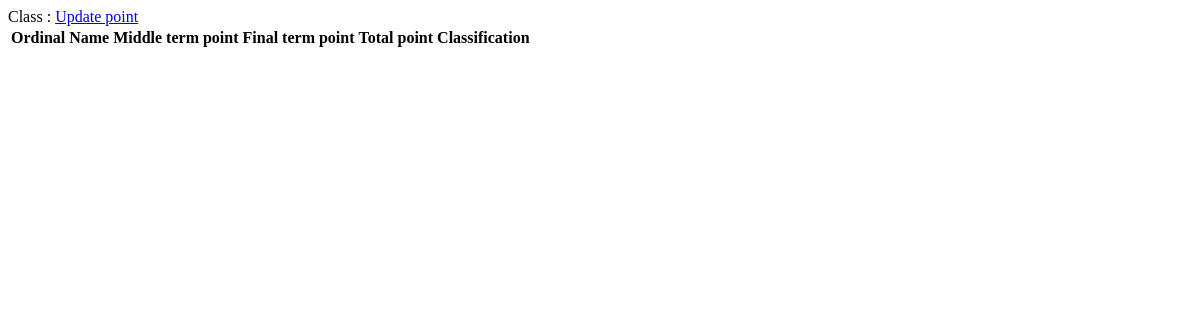
/lecturer/class_management/4/, run on an earlier commit of the app's database.
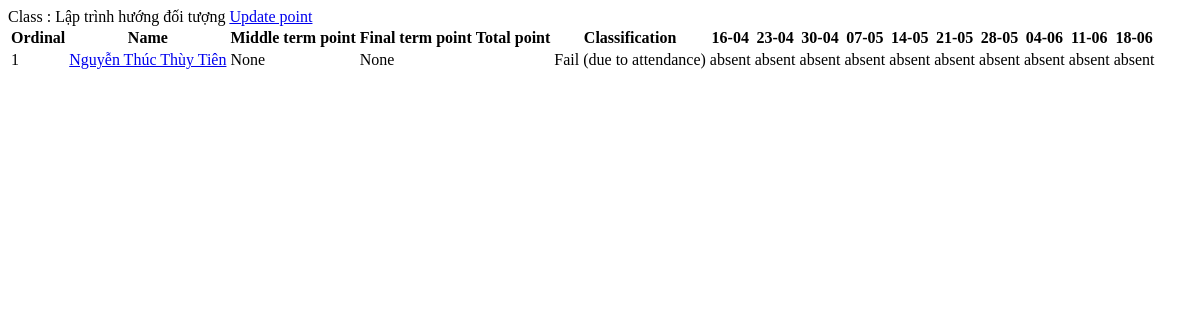
And on a later commit of the database.
### main_site/models.py (models this page shows, shortened)
class Class(models.Model):
    term = models.ForeignKey(Term, on_delete=models.SET_NULL, null=True)
    lecturer = models.ForeignKey(Lecturer, on_delete=models.SET_NULL, null=True)
    subject = models.ForeignKey(Subject, on_delete=models.SET_NULL, null=True)
    start_day = models.DateField()
    start_time = models.TimeField(null=True)
    end_time = models.TimeField(null=True)
    sessions_number = models.IntegerField()

class Subject(models.Model):
    dean = models.ForeignKey(Lecturer, on_delete=models.SET_NULL, null=True)
    name = models.CharField(max_length=100, unique=True)
    credits = models.IntegerField()

class Attendance_Date(models.Model):
    class_obj = models.ForeignKey(Class, on_delete=models.SET_NULL, null=True)
    date = models.DateField()
    session_order = models.IntegerField()
    start_time = models.TimeField(null=True)
    end_time = models.TimeField(null=True)

class Class_Student(models.Model):
    class_obj = models.ForeignKey(Class, on_delete=models.SET_NULL, null=True)
    student = models.ForeignKey(Student, on_delete=models.SET_NULL, null=True)
    middle_term_point = models.IntegerField(blank=True, null=True)
    final_term_point = models.IntegerField(blank=True, null=True)
    def get_total_point(self):
        if self.middle_term_point and self.final_term_point:
            return (self.middle_term_point + self.final_term_point) / 2
        return None
    def get_classification(self):
        absent_count = 0
        attendance = Attendance.objects.filter(class_student=self)
        for att in attendance:
            att_date = Attendance_Date.objects.filter(class_obj=self.class_obj, session_order=att.session_order).first()
            if att_date.date <= timezone.now().date() and att.status == 'absent':
                absent_count += 1
        if absent_count / self.class_obj.sessions_number >= 0.2:
            return "Fail (due to attendance)"

class Student(models.Model):
    gender_choices = [
        ('male','male'),
        ('female','female'),
        ('other','other')
    ]
    username = models.CharField(max_length=100, unique=True)
    password = models.CharField(max_length=100)
    name = models.CharField(max_length=100)
    birth_day = models.DateField()
    email = models.EmailField(unique=True)
    phone_number = models.CharField(max_length=15, unique=True)
    gender = models.CharField(max_length=10, default='other')
    start_at = models.DateField()
    credits = models.IntegerField()
    graduate_at = models.DateField(null=True)

class Attendance(models.Model):
    status_choices = [
        ('present','present'),
        ('absent','absent'),
        ('late','late')
    ]
    class_student = models.ForeignKey(Class_Student, on_delete=models.SET_NULL, null=True)
    session_order = models.IntegerField()
    status = models.CharField(max_length=10, default='absent')

### main_site/views.py (the view)
# urls.py: path('lecturer/class_management/<int:class_id>/', views.get_class_management_lecturer, name='get_class_management_lecturer'),
def get_class_management_lecturer(request, class_id):
    context = {}
    class_obj = Class.objects.filter(id=class_id).first()
    context['class_obj'] = class_obj
    class_student_list = Class_Student.objects.filter(class_obj=class_obj)
    attendance_date_list = Attendance_Date.objects.filter(class_obj=class_obj)
    context['attendance_date_list'] = attendance_date_list
    class_student_data = []
    for class_student in class_student_list:
        attendance_default = Attendance.objects.filter(class_student=class_student)
        attendance = []
        for att in attendance_default:
            att_date = Attendance_Date.objects.filter(class_obj=class_obj, session_order=att.session_order).first()
            if att_date.date <= timezone.now().date():
                attendance.append(att.status)
            else:
                attendance.append(None)
        class_student_data.append(
            {
                'class_student': class_student,
                'attendance': attendance,
            }
        )
    context['class_student_data'] = class_student_data
    return render(request, 'lecturer/class_management.html', context)

### main_site/templates/lecturer/class_management.html (shortened to what this page needs)
{% extends "base/base.html" %}
{% block content %}
Class : {{ class_obj.subject.name }}
<a href="{% url "get_update_point" class_obj.id %}">Update point</a>
<table >
    <tr >
        <th >Ordinal</th>
        <th >Name</th>
        <th >Middle term point</th>
        <th >Final term point</th>
        <th >Total point</th>
        <th >Classification</th>
        {% for attendance_date in attendance_date_list %}
        <th >{{ attendance_date.date | date:"d-m" }}</th>
        {% endfor %}
    </tr>
    {% for class_student in class_student_data %}
    <tr >
        <td >{{ forloop.counter }}</td>
        <td >
            <a href="{% url "get_information_student" class_student.class_student.student.id %}">{{ class_student.class_student.student.name }}</a>
        </td>
        <td >{{ class_student.class_student.middle_term_point }}</td>
        <td >{{ class_student.class_student.final_term_point }}</td>
        <td >
        </td>
        <td >
            {% if class_student.class_student.get_classification %}
                {{ class_student.class_student.get_classification}}
            {% endif %}
        </td>
        {% for attendance in class_student.attendance %}
        <td >
            {% if attendance %}
            {{ attendance}}
            {% endif %}
        </td>
        {% endfor %}
    </tr>
    {% endfor %}
</table>
{% endblock content %}

What changed in the data, as far as the page shows it:
added Class: subject.name "Lập trình hướng đối tượng"
added Attendance_Date: date "16-04"
added Attendance_Date: date "23-04"
added Attendance_Date: date "30-04"
added Attendance_Date: date "07-05"
added Attendance_Date: date "14-05"
added Attendance_Date: date "21-05"
added Attendance_Date: date "28-05"
added Attendance_Date: date "04-06"
added Attendance_Date: date "11-06"
added Attendance_Date: date "18-06"
added Class_Student: class_student.student.name "Nguyễn Thúc Thùy Tiên", class_student.middle_term_point "None", class_student.final_term_point "None", class_student.get_classification "Fail (due to attendance)"
added Attendance: attendance "absent"
added Attendance: attendance "absent"
added Attendance: attendance "absent"
added Attendance: attendance "absent"
added Attendance: attendance "absent"
added Attendance: attendance "absent"
added Attendance: attendance "absent"
added Attendance: attendance "absent"
added Attendance: attendance "absent"
added Attendance: attendance "absent"
